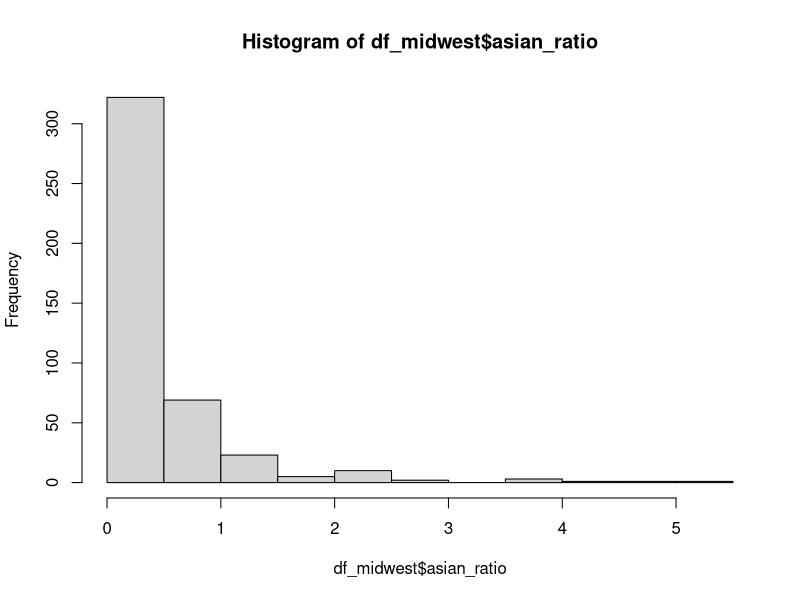
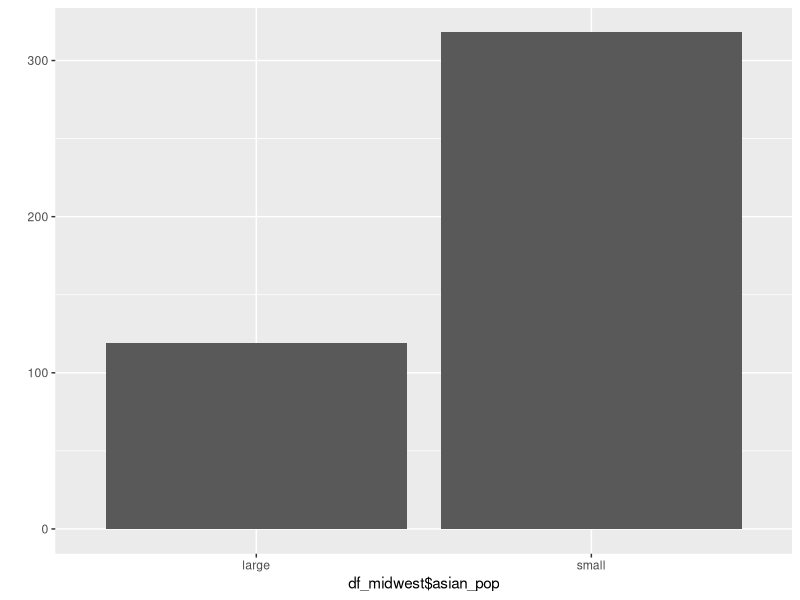

R code for these plots, in order:
library(dplyr)
library(ggplot2)

# 문제1
df_midwest <-as.data.frame(ggplot2::midwest)
head(df_midwest,10)
tail(df_midwest,10)
dim(df_midwest)
str(df_midwest)
View(df_midwest)
summary(df_midwest)

# 문제2
rename(df_midwest, total=poptotal, asian=popasian) -> df_midwest

# 문제3
df_midwest$asian_ratio <- (df_midwest$asian/df_midwest$total)*100
hist(df_midwest$asian_ratio)

# 문제4
df_midwest$asian_pop <- ifelse(df_midwest$asian_ratio > mean(df_midwest$asian_ratio), "large",'small')

# 문제5
table(df_midwest$asian_pop)
qplot(df_midwest$asian_pop)
